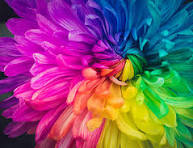
#> input picture OpenCV/Read and Write/PH1.jpeg, 193 x 148 px
$ jupyter execute Reand_and_Write.ipynb
#> lines starting #> are read from the running program, lines starting #| are printed output that depends on the picture
[cell 1]
# !pip install opencv-python

[cell 2]
import cv2

[cell 3]
#Read the image
image = cv2.imread("./PH1.jpeg")
#> image is the input picture: shape (148, 193, 3); mean B, G, R 112.7, 82.8, 130.4

[cell 4]
if image is None:
    print("Error")
else:
    print("Image loaded successfully")

[cell 5]
cv2.imshow("Image Window", image)
cv2.waitKey(0) # Image will be displayed until the key is pressed
cv2.destroyAllWindows() # Closes all the open image windows

[cell 6]
# Write image
image_new = image + 30 # Noise is getting added
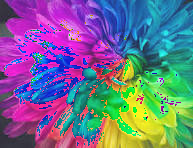
#> image_new: shape (148, 193, 3); mean B, G, R 141, 111.6, 112.9
cv2.imwrite("output.jpeg",image_new)
#> Out = True
